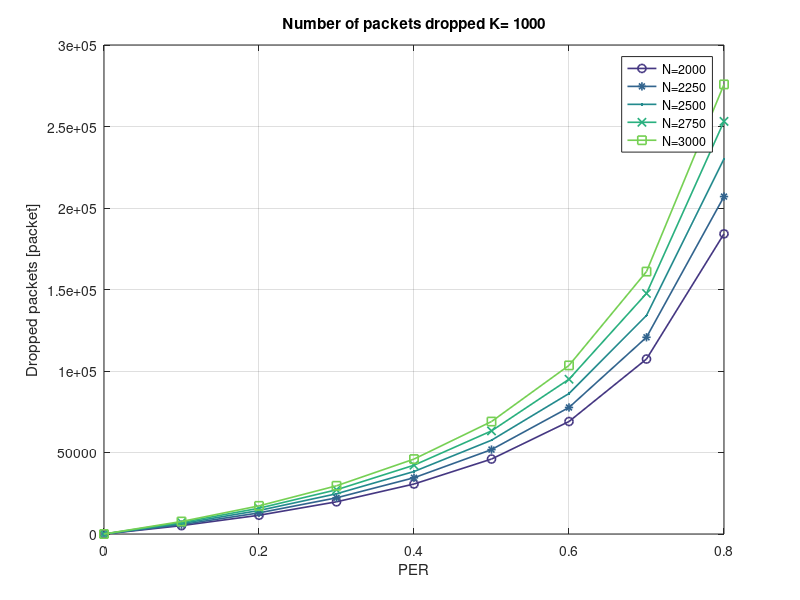
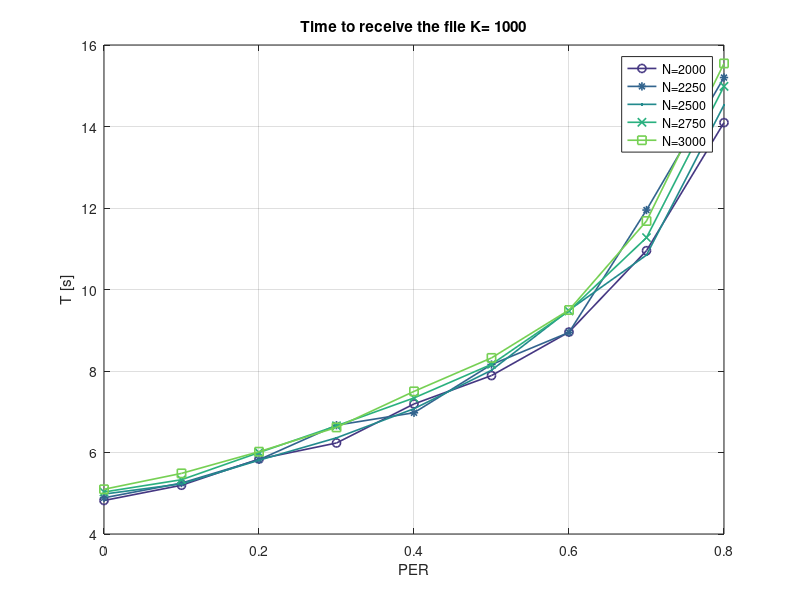
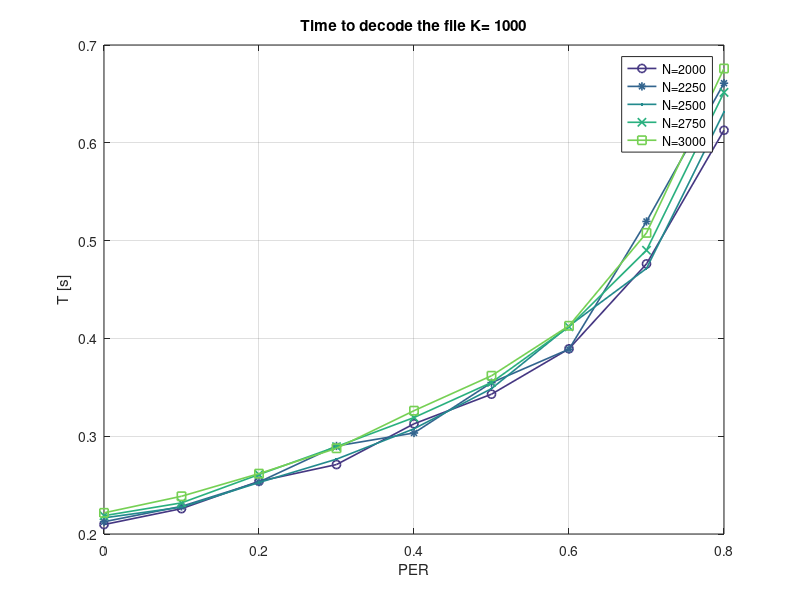
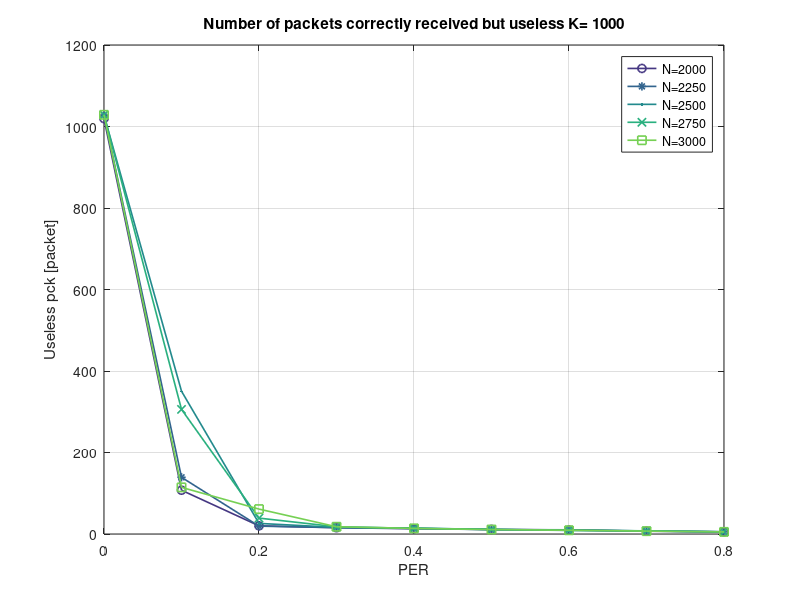

MATLAB code to generate these figures, in order:
clear all;
color_matrix = colormap;
markers = {'+-','o-','*-','.-','x-','s-','d-','^-','v-','>-','<-','p-','h-'};
markersize = 6; % 3 is best for tikz
linewidth = 1.2;
close all hidden;
%% LT RX
%%dectime	rxtime	totrxpck droppck	rxpck	uselesspck PER_estimate PER	K_TB_SIZE N_TB_SIZE
%%dectime	rxtime	totrxpck droppck	rxpck	uselesspck PER_estimate PER	K_TB_SIZE N_TB_SIZE	faileddec
data_LT_rx=importdata('./data/data_LT_rx_3.txt',' ');
Nmc=100; %number of Montecarlo trials for each tuple of PER-K-N
PERs=unique(data_LT_rx(:,8));
Ks=unique(data_LT_rx(:,9));
increments=unique(data_LT_rx(find(data_LT_rx(:,9)==Ks(1)),10))-Ks(1);
for i=1:length(PERs)
    for j=1:length(Ks)
        for k=1:length(increments)
    data_PER_K_N_rx=[];
    data_PER_K_N_rx=data_LT_rx(find(data_LT_rx(:,8)==PERs(i) & data_LT_rx(:,9)==Ks(j) & data_LT_rx(:,10)==(Ks(j)+increments(k))),:);
    dectime_LT(i,j,k)=mean(data_PER_K_N_rx(:,1));
    rxtime_LT(i,j,k)=mean(data_PER_K_N_rx(:,2));
    totrxpck_LT(i,j,k)=mean(data_PER_K_N_rx(:,3));
    droppck_LT(i,j,k)=mean(data_PER_K_N_rx(:,4));
    rxpck_LT(i,j,k)=mean(data_PER_K_N_rx(:,5));
    uselesspck_LT(i,j,k)=mean(data_PER_K_N_rx(:,6));
    PER_estimate_LT(i,j,k)=mean(data_PER_K_N_rx(:,7));
        end
    end
end

for j=1:length(Ks)
    figure();
    for k=1:length(increments)
        plot(PERs,squeeze(droppck_LT(:,j,k)), markers{mod(k, numel(markers)) + 1}, 'Color', color_matrix(mod(k*10, size(color_matrix, 1)) + 1,:), ...
				'LineWidth', linewidth, 'MarkerSize', markersize)
        title(['Number of packets dropped K= ', num2str(Ks(j))]);
        hold all;
    end
    grid on;
    xlabel('PER');
	ylabel('Dropped packets [packet]');
    str=[cellstr(num2str((Ks(j)+increments), 'N=%-d'))']';
    for i=1:length(str(:,1))
        str_legend(i)=cellstr(strjoin(str(i,:)));
    end
    legend(str_legend');
    
    figure();
    for k=1:length(increments)
        plot(PERs,squeeze(rxtime_LT(:,j,k)), markers{mod(k, numel(markers)) + 1}, 'Color', color_matrix(mod(k*10, size(color_matrix, 1)) + 1,:), ...
				'LineWidth', linewidth, 'MarkerSize', markersize)
        title(['Time to receive the file K= ', num2str(Ks(j))]);
        hold all;
    end
    grid on;
    xlabel('PER');
	ylabel('T [s]')
    str=[cellstr(num2str((Ks(j)+increments), 'N=%-d'))']';
    for i=1:length(str(:,1))
        str_legend(i)=cellstr(strjoin(str(i,:)));
    end
    legend(str_legend');
    
    figure();
    for k=1:length(increments)
        plot(PERs,squeeze(dectime_LT(:,j,k)), markers{mod(k, numel(markers)) + 1}, 'Color', color_matrix(mod(k*10, size(color_matrix, 1)) + 1,:), ...
				'LineWidth', linewidth, 'MarkerSize', markersize)
        title(['Time to decode the file K= ', num2str(Ks(j))]);
        hold all;
    end
    grid on;
    xlabel('PER');
	ylabel('T [s]');
    str=[cellstr(num2str((Ks(j)+increments), 'N=%-d'))']';
    for i=1:length(str(:,1))
        str_legend(i)=cellstr(strjoin(str(i,:)));
    end
    legend(str_legend');
    
    figure();
    for k=1:length(increments)
        plot(PERs,squeeze(uselesspck_LT(:,j,k)), markers{mod(k, numel(markers)) + 1}, 'Color', color_matrix(mod(k*10, size(color_matrix, 1)) + 1,:), ...
				'LineWidth', linewidth, 'MarkerSize', markersize);
        title(['Number of packets correctly received but useless K= ', num2str(Ks(j))]);
        hold all;
    end
    grid on;
    xlabel('PER');
	ylabel('Useless pck [packet]')
    str=[cellstr(num2str((Ks(j)+increments), 'N=%-d'))']';
    for i=1:length(str(:,1))
        str_legend(i)=cellstr(strjoin(str(i,:)));
    end
    legend(str_legend');
end
%% LT TX
%sent infile time goodput throughput	PER_estimate PER	K_TB_SIZE	N_TB_SIZE
data_LT_tx=importdata('./data/data_LT_tx_3.txt',' ');
PERs=unique(data_LT_tx(:,7));
Ks=unique(data_LT_tx(:,8));
increments=unique(data_LT_tx(find(data_LT_tx(:,8)==Ks(1)),9))-Ks(1);

for i=1:length(PERs)
    for j=1:length(Ks)
        for k=1:length(increments)
            data_PER_K_N_tx=[];
            data_PER_K_N_tx=data_LT_tx(find(data_LT_tx(:,7)==PERs(i) & data_LT_tx(:,8)==Ks(j) & data_LT_tx(:,9)==(Ks(j)+increments(k))),:);
            sent_LT(i,j,k)=mean(data_PER_K_N_tx(:,1));
            time_LT(i,j,k)=mean(data_PER_K_N_tx(:,3));
            goodput_LT(i,j,k)=mean(data_PER_K_N_tx(:,4));
            throughput_LT(i,j,k)=mean(data_PER_K_N_tx(:,5));
            PER_estimate_LT(i,j,k)=mean(data_PER_K_N_tx(:,6));
        end
    end
end

for j=1:length(Ks)
    figure();
    for k=1:length(increments)
        plot(PERs,squeeze(goodput_LT(:,j,k)), markers{mod(k, numel(markers)) + 1}, 'Color', color_matrix(mod(k*10, size(color_matrix, 1)) + 1,:), ...
				'LineWidth', linewidth, 'MarkerSize', markersize)
        title(['Goodput K= ', num2str(Ks(j))]);
        hold all;
    end
    grid on;
    xlabel('PER');
	ylabel('Goodput [Mbit/s]')
    str=[cellstr(num2str((Ks(j)+increments), 'N=%-d'))']';
    for i=1:length(str(:,1))
        str_legend(i)=cellstr(strjoin(str(i,:)));
    end
    legend(str_legend');
    
    figure();
    for k=1:length(increments)
        plot(PERs,squeeze(throughput_LT(:,j,k)), markers{mod(k, numel(markers)) + 1}, 'Color', color_matrix(mod(k*10, size(color_matrix, 1)) + 1,:), ...
				'LineWidth', linewidth, 'MarkerSize', markersize)
        title(['Throughput K= ', num2str(Ks(j))]);
        hold all;
    end
    grid on;
    xlabel('PER');
	ylabel('Throughput [Mbit/s]')
    str=[cellstr(num2str((Ks(j)+increments), 'N=%-d'))']';
    for i=1:length(str(:,1))
        str_legend(i)=cellstr(strjoin(str(i,:)));
    end
    legend(str_legend');
    
    figure();
    for k=1:length(increments)
        plot(PERs,squeeze(PER_estimate_LT(:,j,k)), markers{mod(k, numel(markers)) + 1}, 'Color', color_matrix(mod(k*10, size(color_matrix, 1)) + 1,:), ...
				'LineWidth', linewidth, 'MarkerSize', markersize)
        title(['PER estimated @TX K= ', num2str(Ks(j))]);
        hold all;
    end
    grid on;
    xlabel('PER');
	ylabel('PER estimate');
    str=[cellstr(num2str((Ks(j)+increments), 'N=%-d'))']';
    for i=1:length(str(:,1))
        str_legend(i)=cellstr(strjoin(str(i,:)));
    end
    legend(str_legend');
    
    figure();
    for k=1:length(increments)
        plot(PERs,squeeze(goodput_LT(:,j,k))./squeeze(throughput_LT(:,j,k)), markers{mod(k, numel(markers)) + 1}, 'Color', color_matrix(mod(k*10, size(color_matrix, 1)) + 1,:), ...
				'LineWidth', linewidth, 'MarkerSize', markersize)
        title(['Efficiency K= ', num2str(Ks(j))]);
        hold all;
    end
    grid on;
    xlabel('PER');
    ylabel('Efficiency');
    str=[cellstr(num2str((Ks(j)+increments), 'N=%-d'))']';
    for i=1:length(str(:,1))
        str_legend(i)=cellstr(strjoin(str(i,:)));
    end
    legend(str_legend');
end


for k = 1:length(increments)
	figure();
	hold all;
	for j = 1:length(Ks)
		plot(PERs, squeeze(goodput_LT(:,j,k))./squeeze(throughput_LT(:,j,k)), markers{mod(j, numel(markers)) + 1}, 'Color', color_matrix(mod(j*10, size(color_matrix, 1)) + 1,:), ...
				'LineWidth', linewidth, 'MarkerSize', markersize)
	end
	title(strcat('Efficiency for N - K = ', num2str(increments(k))));
	hold all;
	grid on;
	xlabel('PER');
	ylabel('Efficiency');
	str=[cellstr(num2str((Ks), 'K=%-d'))']';
	for i=1:length(str(:,1))
		str_legend(i)=cellstr(strjoin(str(i,:)));
	end
	legend(str_legend');
	
	figure();
	hold all;
	for j = 1:length(Ks)
		plot(PERs, squeeze(goodput_LT(:,j,k)), markers{mod(j, numel(markers)) + 1}, 'Color', color_matrix(mod(j*10, size(color_matrix, 1)) + 1,:), ...
				'LineWidth', linewidth, 'MarkerSize', markersize)
	end
	title(strcat('Goodput for N - K = ', num2str(increments(k))));
	hold all;
	grid on;
	xlabel('PER');
	ylabel('Goodput [Mbit/s]');
	str=[cellstr(num2str((Ks), 'K=%-d'))']';
	for i=1:length(str(:,1))
		str_legend(i)=cellstr(strjoin(str(i,:)));
	end
	legend(str_legend');
	
	
end
